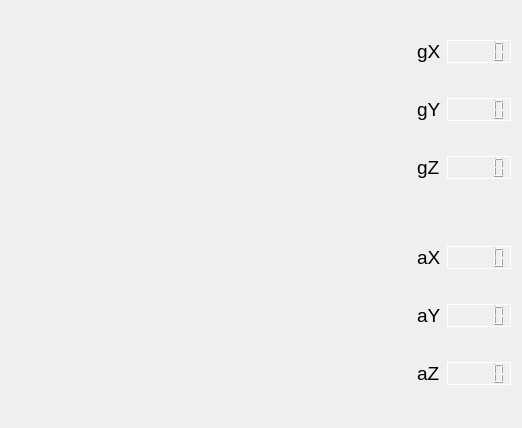
      <widget class="QWidget" name="tab_4">
       <attribute name="title">
        <string>PID</string>
       </attribute>
       <layout class="QGridLayout" name="gridLayout_6">
        <item row="0" column="0">
         <layout class="QHBoxLayout" name="horizontalLayout_22">
          <item>
           <layout class="QGridLayout" name="gridLayout">
            <property name="sizeConstraint">
             <enum>QLayout::SizeConstraint::SetMaximumSize</enum>
            </property>
            <item row="1" column="0">
             <layout class="QHBoxLayout" name="horizontalLayout_20">
              <property name="sizeConstraint">
               <enum>QLayout::SizeConstraint::SetMaximumSize</enum>
              </property>
              <item>
               <widget class="QChartView" name="chartView_Tracker" native="true">
                <property name="sizePolicy">
                 <sizepolicy hsizetype="Expanding" vsizetype="Expanding">
                  <horstretch>0</horstretch>
                  <verstretch>0</verstretch>
                 </sizepolicy>
                </property>
                <property name="minimumSize">
                 <size>
                  <width>400</width>
                  <height>200</height>
                 </size>
                </property>
               </widget>
              </item>
              <item>
               <layout class="QVBoxLayout" name="verticalLayout_6">
                <item>
                 <layout class="QHBoxLayout" name="horizontalLayout_2">
                  <item>
                   <widget class="QLabel" name="aX_label">
                    <property name="font">
                     <font>
                      <pointsize>14</pointsize>
                     </font>
                    </property>
                    <property name="styleSheet">
                     <string/>
                    </property>
                    <property name="text">
                     <string>aX</string>
                    </property>
                   </widget>
                  </item>
                  <item>
                   <widget class="QLCDNumber" name="aX_MPU_lcdNumber">
                    <property name="sizePolicy">
                     <sizepolicy hsizetype="Fixed" vsizetype="Fixed">
                      <horstretch>0</horstretch>
                      <verstretch>0</verstretch>
                     </sizepolicy>
                    </property>
                    <property name="minimumSize">
                     <size>
                      <width>0</width>
                      <height>20</height>
                     </size>
                    </property>
                    <property name="whatsThis">
                     <string/>
                    </property>
                    <property name="styleSheet">
                     <string notr="true">color: rgb(255, 255, 255);</string>
                    </property>
                    <property name="frameShadow">
                     <enum>QFrame::Shadow::Plain</enum>
                    </property>
                    <property name="digitCount">
                     <number>5</number>
                    </property>
                    <property name="segmentStyle">
                     <enum>QLCDNumber::SegmentStyle::Filled</enum>
                    </property>
                   </widget>
                  </item>
                 </layout>
                </item>
                <item>
                 <layout class="QHBoxLayout" name="horizontalLayout_3">
                  <item>
                   <widget class="QLabel" name="aY_label">
                    <property name="font">
                     <font>
                      <pointsize>14</pointsize>
                     </font>
                    </property>
                    <property name="styleSheet">
                     <string/>
                    </property>
                    <property name="text">
                     <string>aY</string>
                    </property>
                   </widget>
                  </item>
                  <item>
                   <widget class="QLCDNumber" name="aY_MPU_lcdNumber">
                    <property name="sizePolicy">
                     <sizepolicy hsizetype="Fixed" vsizetype="Fixed">
                      <horstretch>0</horstretch>
                      <verstretch>0</verstretch>
                     </sizepolicy>
                    </property>
                    <property name="minimumSize">
                     <size>
                      <width>0</width>
                      <height>20</height>
                     </size>
                    </property>
                    <property name="styleSheet">
                     <string notr="true">color: rgb(255, 255, 255);</string>
                    </property>
                    <property name="frameShadow">
                     <enum>QFrame::Shadow::Plain</enum>
                    </property>
                    <property name="digitCount">
                     <number>5</number>
                    </property>
                    <property name="segmentStyle">
                     <enum>QLCDNumber::SegmentStyle::Filled</enum>
                    </property>
                   </widget>
                  </item>
                 </layout>
                </item>
                <item>
                 <layout class="QHBoxLayout" name="horizontalLayout_5">
                  <item>
                   <widget class="QLabel" name="aZ_label">
                    <property name="font">
                     <font>
                      <pointsize>14</pointsize>
                     </font>
                    </property>
                    <property name="styleSheet">
                     <string/>
                    </property>
                    <property name="text">
                     <string>aZ</string>
                    </property>
                   </widget>
                  </item>
                  <item>
                   <widget class="QLCDNumber" name="aZ_MPU_lcdNumber">
                    <property name="sizePolicy">
                     <sizepolicy hsizetype="Fixed" vsizetype="Fixed">
                      <horstretch>0</horstretch>
                      <verstretch>0</verstretch>
                     </sizepolicy>
                    </property>
                    <property name="minimumSize">
                     <size>
                      <width>0</width>
                      <height>20</height>
                     </size>
                    </property>
                    <property name="styleSheet">
                     <string notr="true">color: rgb(255, 255, 255);</string>
                    </property>
                    <property name="frameShadow">
                     <enum>QFrame::Shadow::Plain</enum>
                    </property>
                    <property name="digitCount">
                     <number>5</number>
                    </property>
                    <property name="segmentStyle">
                     <enum>QLCDNumber::SegmentStyle::Filled</enum>
                    </property>
                   </widget>
                  </item>
                 </layout>
                </item>
               </layout>
              </item>
             </layout>
            </item>
            <item row="0" column="0">
             <layout class="QHBoxLayout" name="horizontalLayout_25">
              <property name="sizeConstraint">
               <enum>QLayout::SizeConstraint::SetMaximumSize</enum>
              </property>
              <item>
               <widget class="QChartView" name="chartView_Tracker_G" native="true">
                <property name="sizePolicy">
                 <sizepolicy hsizetype="Expanding" vsizetype="Expanding">
                  <horstretch>0</horstretch>
                  <verstretch>0</verstretch>
                 </sizepolicy>
                </property>
                <property name="minimumSize">
                 <size>
                  <width>400</width>
                  <height>200</height>
                 </size>
                </property>
               </widget>
              </item>
              <item>
               <layout class="QVBoxLayout" name="verticalLayout_10">
                <item>
                 <layout class="QHBoxLayout" name="horizontalLayout_4">
                  <item>
                   <widget class="QLabel" name="gX_label">
                    <property name="sizePolicy">
                     <sizepolicy hsizetype="Preferred" vsizetype="Preferred">
                      <horstretch>0</horstretch>
                      <verstretch>0</verstretch>
                     </sizepolicy>
                    </property>
                    <property name="font">
                     <font>
                      <pointsize>14</pointsize>
                     </font>
                    </property>
                    <property name="styleSheet">
                     <string/>
                    </property>
                    <property name="text">
                     <string>gX</string>
                    </property>
                   </widget>
                  </item>
                  <item>
                   <widget class="QLCDNumber" name="gX_MPU_lcdNumber">
                    <property name="sizePolicy">
                     <sizepolicy hsizetype="Fixed" vsizetype="Fixed">
                      <horstretch>0</horstretch>
                      <verstretch>0</verstretch>
                     </sizepolicy>
                    </property>
                    <property name="minimumSize">
                     <size>
                      <width>0</width>
                      <height>20</height>
                     </size>
                    </property>
                    <property name="styleSheet">
                     <string notr="true">color: rgb(255, 255, 255);</string>
                    </property>
                    <property name="frameShadow">
                     <enum>QFrame::Shadow::Plain</enum>
                    </property>
                    <property name="digitCount">
                     <number>5</number>
                    </property>
                    <property name="segmentStyle">
                     <enum>QLCDNumber::SegmentStyle::Filled</enum>
                    </property>
                   </widget>
                  </item>
                 </layout>
                </item>
                <item>
                 <layout class="QHBoxLayout" name="horizontalLayout_6">
                  <item>
                   <widget class="QLabel" name="gY_label">
                    <property name="font">
                     <font>
                      <pointsize>14</pointsize>
                     </font>
                    </property>
                    <property name="text">
                     <string>gY</string>
                    </property>
                   </widget>
                  </item>
                  <item>
                   <widget class="QLCDNumber" name="gY_MPU_lcdNumber">
                    <property name="sizePolicy">
                     <sizepolicy hsizetype="Fixed" vsizetype="Fixed">
                      <horstretch>0</horstretch>
                      <verstretch>0</verstretch>
                     </sizepolicy>
                    </property>
                    <property name="minimumSize">
                     <size>
                      <width>0</width>
                      <height>20</height>
                     </size>
                    </property>
                    <property name="styleSheet">
                     <string notr="true">color: rgb(255, 255, 255);</string>
                    </property>
                    <property name="frameShadow">
                     <enum>QFrame::Shadow::Plain</enum>
                    </property>
                    <property name="digitCount">
                     <number>5</number>
                    </property>
                    <property name="segmentStyle">
                     <enum>QLCDNumber::SegmentStyle::Filled</enum>
                    </property>
                   </widget>
                  </item>
                 </layout>
                </item>
                <item>
                 <layout class="QHBoxLayout" name="horizontalLayout_7">
                  <item>
                   <widget class="QLabel" name="gZ_label">
                    <property name="font">
                     <font>
                      <pointsize>14</pointsize>
                     </font>
                    </property>
                    <property name="styleSheet">
                     <string/>
                    </property>
                    <property name="text">
                     <string>gZ</string>
                    </property>
                   </widget>
                  </item>
                  <item>
                   <widget class="QLCDNumber" name="gZ_MPU_lcdNumber">
                    <property name="sizePolicy">
                     <sizepolicy hsizetype="Fixed" vsizetype="Fixed">
                      <horstretch>0</horstretch>
                      <verstretch>0</verstretch>
                     </sizepolicy>
                    </property>
                    <property name="minimumSize">
                     <size>
                      <width>0</width>
                      <height>20</height>
                     </size>
                    </property>
                    <property name="styleSheet">
                     <string notr="true">color: rgb(255, 255, 255);</string>
                    </property>
                    <property name="frameShadow">
                     <enum>QFrame::Shadow::Plain</enum>
                    </property>
                    <property name="digitCount">
                     <number>5</number>
                    </property>
                    <property name="segmentStyle">
                     <enum>QLCDNumber::SegmentStyle::Filled</enum>
                    </property>
                   </widget>
                  </item>
                 </layout>
                </item>
               </layout>
              </item>
             </layout>
            </item>
           </layout>
          </item>
         </layout>
        </item>
       </layout>
      </widget>
